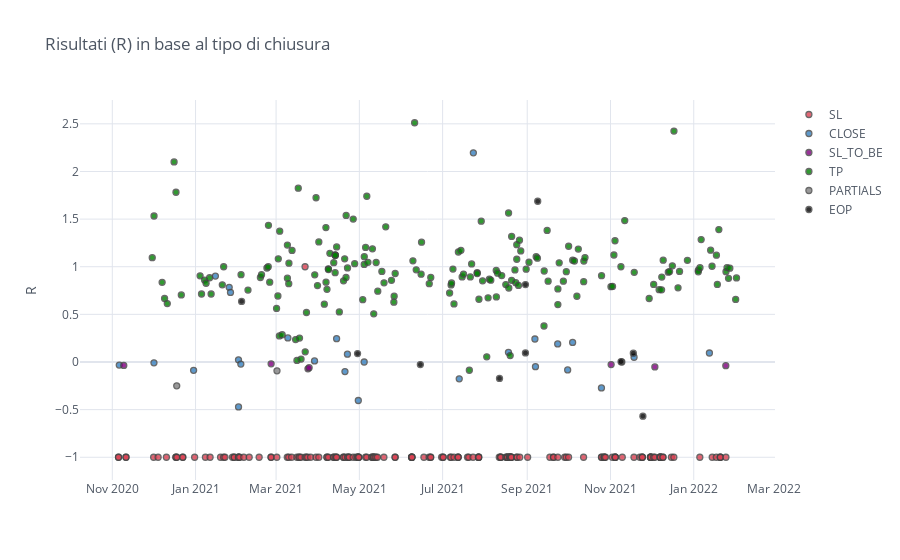

Here is the notebook cell this chart was saved with:
### Code cell
results.iplot(kind='scatter', mode='markers', x='close', title='Risultati (R) in base al tipo di chiusura', yTitle='R',
              y='result', categories='type', size=6, colors='red blue purple green grey black'.split(' '))

### Figure 1 — Plotly figure (JSON) as saved in the notebook; plotly's stock layout.template omitted (floating-point values rounded to 4 significant figures; data arrays with more than 128 entries replaced by an {"elided": "..."} marker saying what was removed)
{"data": [{"marker": {"color": "rgba(219, 64, 82, 1.0)", "line": {"width": 1.3}, "opacity": 0.8, "size": 6, "symbol": "circle"}, "mode": "markers", "name": "SL", "textfont": {"color": "#4D5663"}, "type": "scatter", "x": {"elided": "174 str values"}, "y": {"elided": "174 int values"}}, {"marker": {"color": "rgba(55, 128, 191, 1.0)", "line": {"width": 1.3}, "opacity": 0.8, "size": 6, "symbol": "circle"}, "mode": "markers", "name": "CLOSE", "textfont": {"color": "#4D5663"}, "type": "scatter", "x": ["2020-11-06T02:31:00.000000000", "2020-12-01T12:38:00.000000000", "2020-12-30T13:32:00.000000000", "2021-01-15T12:50:00.000000000", "2021-01-25T15:29:00.000000000", "2021-01-26T14:15:00.000000000", "2021-02-01T10:50:00.000000000", "2021-02-01T11:34:00.000000000", "2021-02-03T03:58:00.000000000", "2021-03-09T15:09:00.000000000", "2021-03-29T03:50:00.000000000", "2021-04-14T08:03:00.000000000", "2021-04-20T10:54:00.000000000", "2021-04-22T06:22:00.000000000", "2021-04-30T05:33:00.000000000", "2021-05-04T12:55:00.000000000", "2021-07-13T04:10:00.000000000", "2021-07-23T12:38:00.000000000", "2021-08-18T05:33:00.000000000", "2021-09-06T15:04:00.000000000", "2021-09-07T00:48:00.000000000", "2021-09-23T07:22:00.000000000", "2021-09-30T14:57:00.000000000", "2021-10-04T06:00:00.000000000", "2021-10-25T08:53:00.000000000", "2021-11-18T06:11:00.000000000", "2022-01-12T11:10:00.000000000"], "y": [-0.03279, -0.008772, -0.08738, 0.902, 0.784, 0.7308, 0.02235, -0.4715, -0.02198, 0.2527, 0.0113, 0.2449, -0.1011, 0.08247, -0.4044, 0, -0.1771, 2.195, 0.101, 0.2414, -0.04898, 0.1894, -0.08333, 0.2051, -0.2724, 0.05, 0.09444]}, {"marker": {"color": "rgba(128, 0, 128, 1.0)", "line": {"width": 1.3}, "opacity": 0.8, "size": 6, "symbol": "circle"}, "mode": "markers", "name": "SL_TO_BE", "textfont": {"color": "#4D5663"}, "type": "scatter", "x": ["2020-11-09T09:57:00.000000000", "2021-02-25T08:36:00.000000000", "2021-03-24T08:20:00.000000000", "2021-03-25T04:48:00.000000000", "2021-11-01T10:59:00.000000000", "2021-12-03T12:01:00.000000000", "2022-01-24T11:26:00.000000000"], "y": [-0.03629, -0.01905, -0.07143, -0.06, -0.02715, -0.05213, -0.03846]}, {"marker": {"color": "rgba(0, 128, 0, 1.0)", "line": {"width": 1.3}, "opacity": 0.8, "size": 6, "symbol": "circle"}, "mode": "markers", "name": "TP", "textfont": {"color": "#4D5663"}, "type": "scatter", "x": {"elided": "186 str values"}, "y": {"elided": "186 float values"}}, {"marker": {"color": "rgba(128, 128, 128, 1.0)", "line": {"width": 1.3}, "opacity": 0.8, "size": 6, "symbol": "circle"}, "mode": "markers", "name": "PARTIALS", "textfont": {"color": "#4D5663"}, "type": "scatter", "x": ["2020-12-18T05:01:00.000000000", "2021-03-01T15:48:00.000000000", "2021-11-09T07:14:00.000000000"], "y": [-0.25, -0.09286, 0]}, {"marker": {"color": "rgba(0, 0, 0, 1.0)", "line": {"width": 1.3}, "opacity": 0.8, "size": 6, "symbol": "circle"}, "mode": "markers", "name": "EOP", "textfont": {"color": "#4D5663"}, "type": "scatter", "x": ["2021-02-03T17:29:00.000000000", "2021-04-29T16:29:00.000000000", "2021-06-14T16:29:00.000000000", "2021-08-11T16:29:00.000000000", "2021-08-30T16:29:00.000000000", "2021-08-30T16:29:00.000000000", "2021-09-08T16:29:00.000000000", "2021-11-08T17:29:00.000000000", "2021-11-17T17:29:00.000000000", "2021-11-24T17:29:00.000000000"], "y": [0.6358, 0.08835, -0.02679, -0.1728, 0.09548, 0.8122, 1.687, 0.003497, 0.09249, -0.5684]}], "layout": {"legend": {"bgcolor": "#FFFFFF", "font": {"color": "#4D5663"}}, "paper_bgcolor": "#FFFFFF", "plot_bgcolor": "#FFFFFF", "title": {"font": {"color": "#4D5663"}, "text": "Risultati (R) in base al tipo di chiusura"}, "xaxis": {"gridcolor": "#E1E5ED", "showgrid": true, "tickfont": {"color": "#4D5663"}, "title": {"font": {"color": "#4D5663"}, "text": ""}, "zerolinecolor": "#E1E5ED"}, "yaxis": {"gridcolor": "#E1E5ED", "showgrid": true, "tickfont": {"color": "#4D5663"}, "title": {"font": {"color": "#4D5663"}, "text": "R"}, "zerolinecolor": "#E1E5ED"}}}
